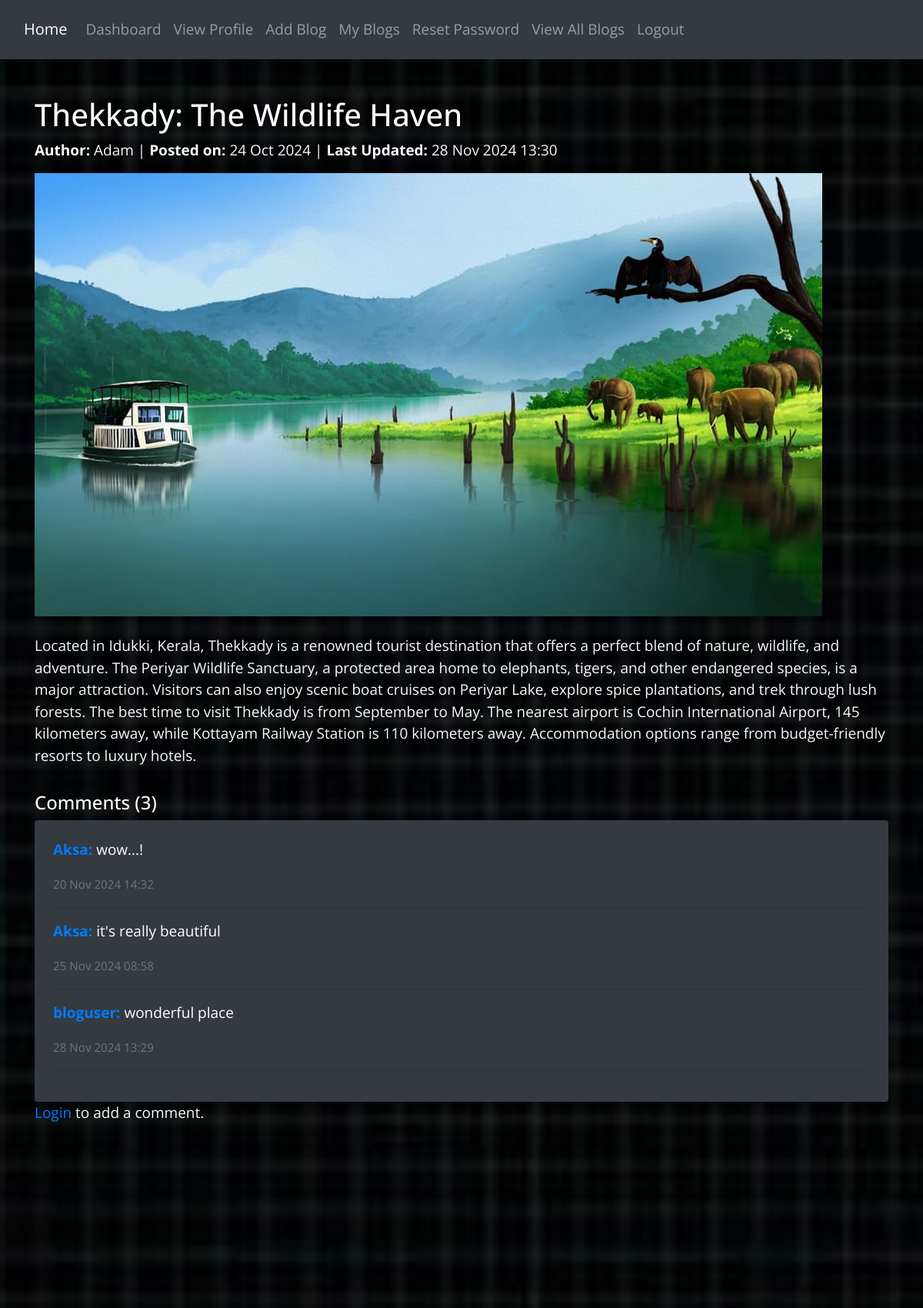
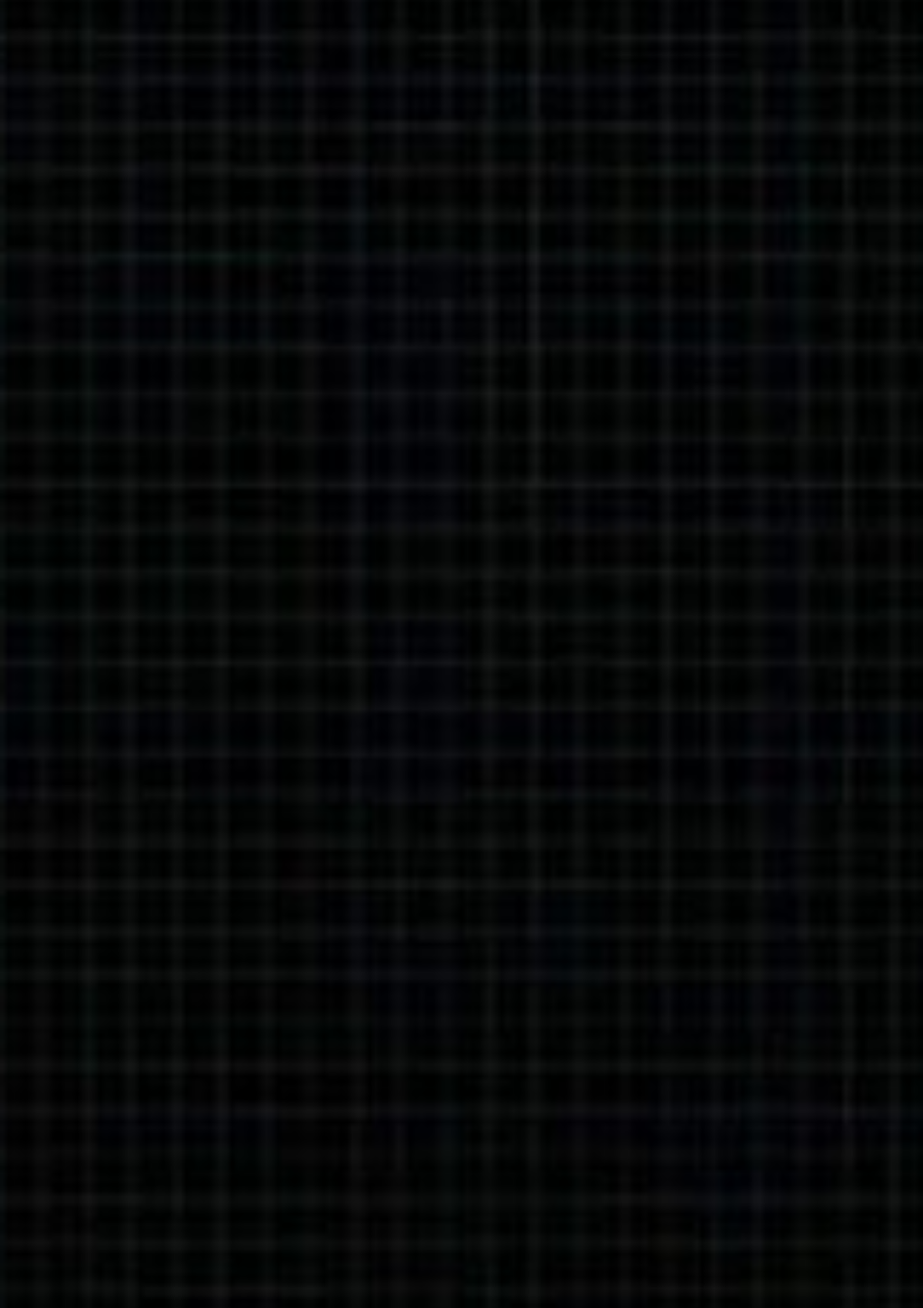
The app's page /view-blog/5/ (upper part) with its own data (2 pictures, top to bottom).
### adminpanel/models.py (models this page shows, shortened)
class Blog(models.Model):
    DRAFT = 'draft'
    PUBLISHED = 'published'
    STATUS_CHOICES = [
        (DRAFT, 'Draft'),
        (PUBLISHED, 'Published'),
    ]
    title = models.CharField(max_length=200)
    content = models.TextField()
    blog_image = models.ImageField(upload_to='blog_images/', null=True, blank=True)
    author = models.ForeignKey(User, on_delete=models.CASCADE,related_name='blogs')
    created_at = models.DateTimeField(default=timezone.now)
    updated_at = models.DateTimeField(auto_now=True)
    status = models.CharField(max_length=10, choices=STATUS_CHOICES, default=DRAFT)
    is_visible = models.BooleanField(default=True)

class Comment(models.Model):
    SHOW = 'show'
    HIDE = 'hide'
    STATUS_CHOICES = [
        (SHOW, 'Show'),
        (HIDE, 'Hide'),
    ]
    comment = models.TextField()
    user = models.ForeignKey(User, on_delete=models.CASCADE)
    blog = models.ForeignKey(Blog, on_delete=models.CASCADE, related_name='comments')
    created_at = models.DateTimeField(default=timezone.now)
    updated_at = models.DateTimeField(auto_now=True)
    status = models.CharField(max_length=10, choices=STATUS_CHOICES, default=SHOW)

### userpanel/views.py (the view)
# urls.py: path('view-blog/<int:blog_id>/', views.view_blog, name='view_blog'),
def view_blog(request, blog_id):
    blog = get_object_or_404(Blog, id=blog_id)
    comments = Comment.objects.filter(blog=blog, status='show')
    comment_form = CommentForm()
    last_updated = blog.updated_at
    context = {
        'blog': blog,
        'comments': comments,
        'comment_form': comment_form,
        'last_updated': last_updated
    }
    return render(request, 'userpanel/view_blog.html', context)

### userpanel/templates/userpanel/view_blog.html (shortened to what this page needs)
{% extends 'userpanel/user_base.html' %}
{% block content %}
<div class="container mt-5">
    <div class="row">
        <div class="col-lg-12">
            <h1 class="text-white">{{ blog.title }}</h1>
            <p class="text-light">
                <strong>Author:</strong> {{ blog.author.username }} |
                <strong>Posted on:</strong> {{ blog.created_at|date:"d M Y" }} |
                <strong>Last Updated:</strong> {{ last_updated|date:"d M Y H:i" }}
            </p>
            {% if blog.blog_image %}
                <img src="{{ blog.blog_image.url }}" class="img-fluid mb-4" alt="{{ blog.title }}">
            {% endif %}
            <p class="text-light">{{ blog.content }}</p>
            <hr class="text-light">
            <h4 class="text-white">Comments ({{ comments.count }})</h4>
            <div class="comments-section bg-dark p-4 rounded">
                {% for comment in comments %}
                    <div class="comment mb-3">
                        <p><strong class="text-primary">{{ comment.user.username }}:</strong> {{ comment.comment }}</p>
                        <p class="text-muted"><small>{{ comment.created_at|date:"d M Y H:i" }}</small></p>
                        <hr>
                    </div>
                {% empty %}
                    <p class="text-light">No comments yet.</p>
                {% endfor %}
            </div>
            {% if user.is_authenticated %}
            <div class="add-comment mt-4">
                <h5 class="text-white">Add a Comment:</h5>
                <form method="POST" action="{% url 'userpanel:add_comment' blog.id %}">
                    {% csrf_token %}
                    <div class="form-group">
                        <textarea name="comment" rows="4" class="form-control bg-light text-dark" placeholder="Enter your comment"></textarea>
                    </div>
                    <button type="submit" class="btn btn-primary mt-2">Submit</button>
                </form>
            </div>
            {% else %}
            <p class="text-light"><a href="{% url 'login' %}">Login</a> to add a comment.</p>
            {% endif %}
        </div>
    </div>
</div>
{% endblock %}
{% load static %}

### static/admin_dashboard/css/tooplate-style.css (style rules this page uses)
* { margin: 0; padding: 0; }
body { font-family: "Open Sans", Helvetica, Arial, sans-serif; font-size: 19px; color: #ffffff; overflow-x: hidden; background: #25332e; }
a { transition: all 0.2s; }

### records on screen
Blog: title "Thekkady: The Wildlife Haven", author.username "Adam", created_at "24 Oct 2024", updated_at "28 Nov 2024 13:30", blog_image (picture), content "Located in Idukki, Kerala, Thekkady is a renowned tourist destination that offers a perfect blend of nature, wildlife, and adventure. The Periyar Wildlife Sanctuary, a protected area home to elephants, tigers, and other endangered species, is a major attraction. Visitors can also enjoy scenic boat cruises on Periyar Lake, explore spice plantations, and trek through lush forests. The best time to visit Thekkady is from September to May. The nearest airport is Cochin International Airport, 145 kilometers away, while Kottayam Railway Station is 110 kilometers away. Accommodation options range from budget-friendly resorts to luxury hotels."
Comment: user.username "Aksa", comment "wow...!", created_at "20 Nov 2024 14:32"
Comment: user.username "Aksa", comment "it's really beautiful", created_at "25 Nov 2024 08:58"
Comment: user.username "bloguser", comment "wonderful place", created_at "28 Nov 2024 13:29"

### other values on screen
{{ comments.count }} "3"
